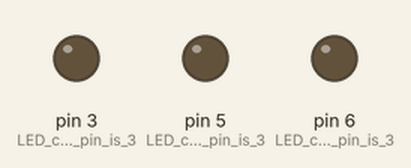
The sketch below on a simulated Arduino Uno, built with avr-gcc and run on an emulated ATmega328P. Shown: output pins drawn as LEDs (lit = HIGH).

Above: at 0.05 s.
At 2.05 s:
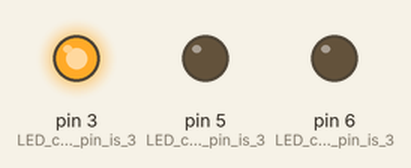
At 4.1 s:
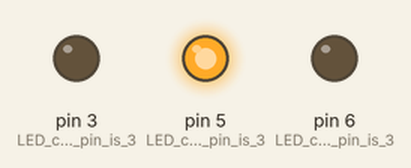
At 8.05 s:
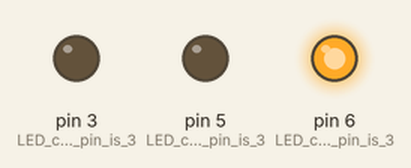
Timing chart, 0 to 10.8 s (numbered marks = the images above):
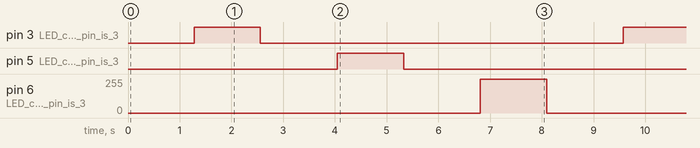

The sketch:

Project_3_breath_LED_Updated.ino
```cpp
// Project 3 - Demonstrating PWM
int d = 5;
void setup()
{
   pinMode(3, OUTPUT); // LED control pin is 3, a PWM-capable pin
   pinMode(5, OUTPUT); // LED control pin is 3, a PWM-capable pin
   pinMode(6, OUTPUT); // LED control pin is 3, a PWM-capable pin
}

void loop()
{
   for ( int a = 0 ; a < 256 ; a++ )
   {
      analogWrite(3, a);
      delay(d);
   }
   for ( int a = 255 ; a >= 0 ; a-- )
   {
      analogWrite(3, a);
      delay(d);
   }
   delay(200);
    for ( int a = 0 ; a < 256 ; a++ )
   {
      analogWrite(5, a);
      delay(d);
   }
   for ( int a = 255 ; a >= 0 ; a-- )
   {
      analogWrite(5, a);
      delay(d);
   }
   delay(200);
    for ( int a = 0 ; a < 256 ; a++ )
   {
      analogWrite(6, a);
      delay(d);
   }
   for ( int a = 255 ; a >= 0 ; a-- )
   {
      analogWrite(6, a);
      delay(d);
   }
   delay(200);
}
```

Measured:
- by itself, pin 3 (LED_control_pin_is_3), pin 5 (LED_control_pin_is_3): alternates HIGH for 1.3 s and LOW for 7.0 s
- by itself, pin 6 (LED_control_pin_is_3): repeats every 8.3 s: 0/255 7.0 s, 255/255 1.3 s
